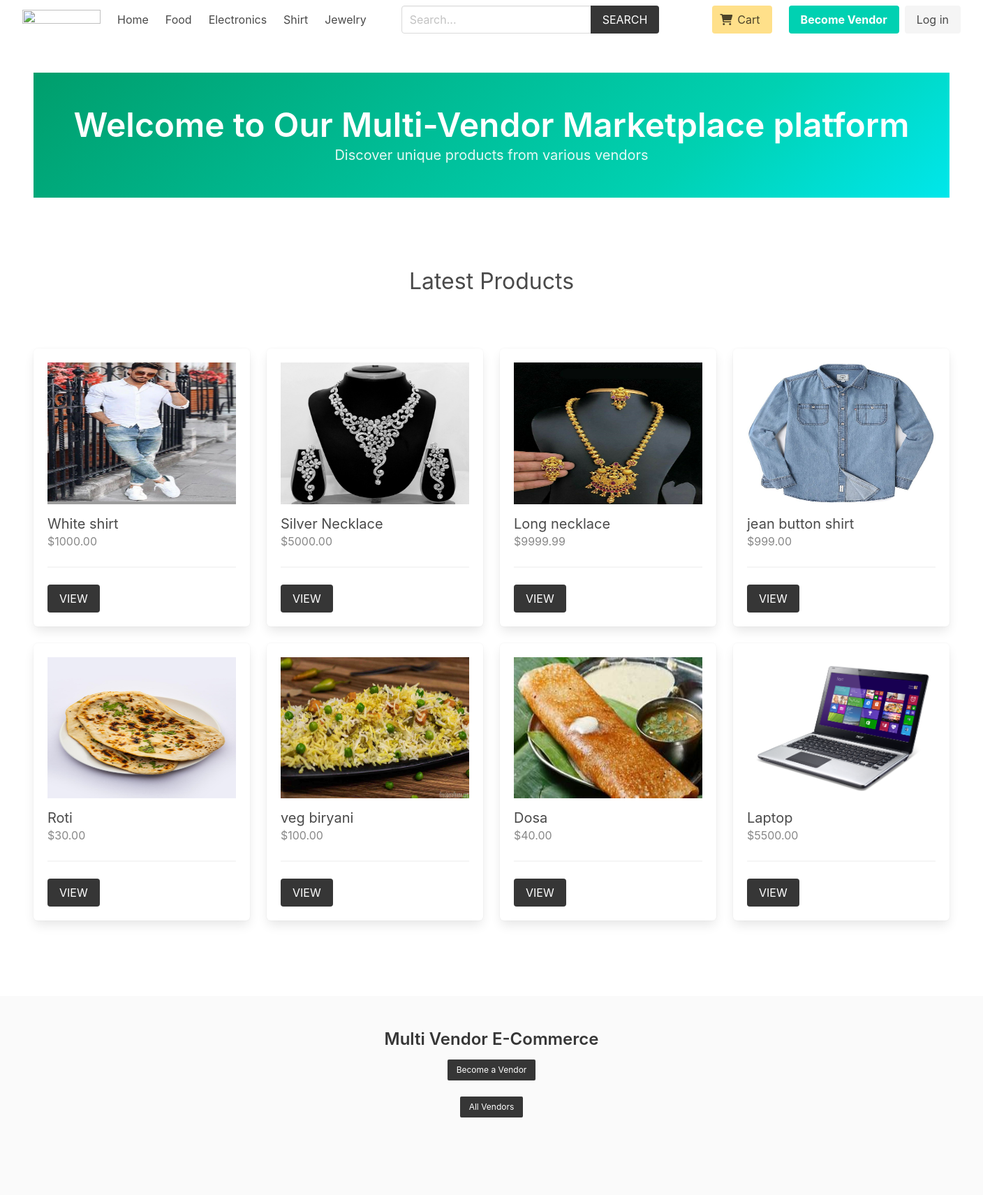
The page / on the database its author committed.
### product/models.py (models this page shows, shortened)
class Category(models.Model):
    title = models.CharField(max_length=50)
    slug = models.SlugField(max_length=55)
    ordering = models.IntegerField(default=0)
    class Meta:
        ordering = ['ordering']

class Product(models.Model):
    category = models.ForeignKey(Category, related_name='products', on_delete=models.CASCADE)
    vendor = models.ForeignKey(Vendor, related_name="products", on_delete=models.CASCADE)
    title = models.CharField(max_length=50)
    slug = models.SlugField(max_length=55)
    description = models.TextField(blank=True, null=True)
    price = models.DecimalField(max_digits=6, decimal_places=2)
    added_date = models.DateTimeField(auto_now_add=True)
    image = models.ImageField(upload_to='uploads/', blank=True, null=True)
    thumbnail = models.ImageField(upload_to='uploads/', blank=True, null=True) # Change uploads to thumbnails
    class Meta:
        ordering = ['-added_date']
    def get_thumbnail(self):
        if self.thumbnail:
            return self.thumbnail.url

### core/views.py (the view)
# urls.py: path('', views.frontpage, name="home"),
def frontpage(request):
    newest_products = Product.objects.all()[0:8]
    context = {
        'newest_products': newest_products,
    }
    return render(request, 'core/frontpage.html', context)

### cart/cart.py (called while the page is built)
    def __len__(self):
        return sum(item['quantity'] for item in self.cart.values())

### cart/context_processors.py (called while the page is built)
def cart(request):
    return {'cart': Cart(request)}

### product/context_processors.py (called while the page is built)
def menu_categories(request):
    categories = Category.objects.all()
    return {'categories': categories}

### templates/core/frontpage.html (shortened to what this page needs)
{% extends 'core/base.html' %}
{% block content %}
    <div class="hero is-primary is-bold">
        <div class="hero-body">
            <div class="container has-text-centered">
                <h1 class="title is-1">Welcome to Our Multi-Vendor Marketplace platform</h1>
                <p class="subtitle">Discover unique products from various vendors</p>
            </div>
        </div>
    </div>
    <div class="container mt-6">
        <div class="columns is-multiline mb-6">
            <div class="column is-12 has-text-centered mt-6 mb-6">
                <h2 class="is-size-3">Latest Products</h2>
            </div>
            {% for product in newest_products %}
                {% include 'product/parts/list_item.html' %}
            {% endfor %}
        </div>
    </div>
{% endblock content %}

### templates/core/base.html (shortened to what this page needs)
{% load static %}
<!DOCTYPE html>
<html lang="en">
<head>
    <link rel="stylesheet" href="https://cdn.jsdelivr.net/npm/bulma@0.9.2/css/bulma.min.css">
    <link rel="stylesheet" href="https://cdnjs.cloudflare.com/ajax/libs/font-awesome/6.0.0-beta3/css/all.min.css">
    <link rel="stylesheet" href="{% static 'css/main.css' %}">
</head>
<body>
    <div class="container">
        <nav class="navbar" role="navigation" aria-label="main navigation">
            <div class="navbar-brand">
                <a class="navbar-item" href="{% url 'core:home' %}">
                <img src="https://2.bp.blogspot.com/-mkVne3V2tzY/Xfo99c80KUI/AAAAAAAAD_c/9EbC4qu-fYAeVjLi3ONzRZ-osIW4H3qBACK4BGAYYCw/s1600/Vijay%2BThapa%2BLogo%2BHD.png" width="112" height="28">
                </a>
            </div>
            <div id="navbarBasicExample" class="navbar-menu">
                <div class="navbar-start">
                <a class="navbar-item" href="{% url 'core:home' %}">
                    Home
                </a>
                {% for category in categories %}
                    <a class="navbar-item" href="{% url 'product:category' category.slug %}">
                        {{category.title}}
                    </a>
                {% endfor %}
                </div>
                <div class="navbar-start">
                    <div class="navbar-item">
                        <form method="get" action="{% url 'product:search' %}">
                            <div class="field has-addons">
                                <div class="control">
                                    <input type="search" name="query" id="" class="input" placeholder="Search...">
                                </div>
                                <div class="control">
                                    <button class="button is-dark is-uppercase">Search</button>
                                </div>
                            </div>
                        </form>
                    </div>
                </div>
                <div class="navbar-end">
                <div class="navbar-item">
                    <a href="{% url 'cart:cart' %}" class="button is-warning">
                        <span class="icon">
                            <i class="fas fa-shopping-cart"></i>
                        </span>
                        <span>Cart {% if cart %}({{cart|length}}){% endif %}</span>
                    </a>
                </div>
                {% if request.user.is_authenticated %}
                <div class="navbar-item has-dropdown is-hoverable">
                    <a class="navbar-link is-capitalized">
                    {{user.vendor.name}}
                    </a>
                    <div class="navbar-dropdown">
                    <a class="navbar-item" href="{% url 'vendor:vendor-admin' %}">
                        <span class="icon"><i class="fas fa-user"></i></span>
                        <span>Profile</span>
                    </a>
                    <a class="navbar-item" href="{% url 'vendor:edit-vendor' %}">
                        <span class="icon"><i class="fas fa-edit"></i></span>
                        <span>Update Profile</span>
                    </a>
                    <a class="navbar-item" href="{% url 'vendor:add-product' %}">
                        <span class="icon"><i class="fas fa-plus"></i></span>
                        <span>Add Product</span>
                    </a>
                    <hr class="navbar-divider">
                    <a class="navbar-item" href="{% url 'vendor:logout' %}">
                        <span class="icon"><i class="fas fa-sign-out-alt"></i></span>
                        <span>Logout</span>
                    </a>
                    </div>
                </div>
                {% else %}
                <div class="navbar-item">
                    <div class="buttons">
                        <a class="button is-primary" href="{% url 'vendor:become-vendor' %}">
                            <strong>Become Vendor</strong>
                        </a>
                        <a class="button is-light" href="{% url 'vendor:login' %}">
                            Log in
                        </a>
                    </div>
                </div>
                {% endif %}
                </div>
            </div>
            </nav>
    </div>
    <section class="section">
        <div class="container">
            {% block content %}{% endblock content %}
        </div>
    </section>
    <footer class="footer">
        <div class="container">
            <div class="content has-text-centered">
                <h3 class="is-size-4 mb-4">Multi Vendor E-Commerce</h3>
                {% if request.user.is_authenticated %}
                    <a href="{% url 'vendor:vendor-admin' %}" class="button is-dark is-small">Vendor Admin</a>
                {% else %}
                    <a href="{% url 'vendor:become-vendor' %}" class="button is-dark is-small">Become a Vendor</a>
                {% endif %}
                <br>
                <a href="{% url 'vendor:vendors' %}" class="button is-dark is-small mt-2">All Vendors</a>
            </div>
        </div>
    </footer>
</body>
</html>

### templates/product/parts/list_item.html
<div class="column is-3 product-list-item">
    <div class="box">
        <figure class="image is-4by3 mb-4">
            <img src="{{ product.get_thumbnail }}" alt="{{product.title}}">
        </figure>
        <h2 class="subtitle">{{product.title}}</h2>
        <h3 class="price is-size-6 mb-5">${{product.price}}</h3>
        <hr>
        <a href="{% url 'product:product' product.category.slug product.slug %}" class="button is-dark is-uppercase">View</a>
    </div>
</div>

### core/static/css/main.css (style rules this page uses)
.footer a { margin-bottom: 15px; display: inline-block; color: #444; }
.product-list-item .box .subtitle { margin-bottom: 0; }
.product-list-item .box .price { color: #888; }

### rows shown on the page
Category: title "Food"
Category: title "Electronics"
Category: title "Shirt"
Category: title "Jewelry"
Product: get_thumbnail (picture), title "White shirt", price "1000.00"
Product: get_thumbnail (picture), title "Silver Necklace", price "5000.00"
Product: get_thumbnail (picture), title "Long necklace", price "9999.99"
Product: get_thumbnail (picture), title "jean button shirt", price "999.00"
Product: get_thumbnail (picture), title "Roti", price "30.00"
Product: get_thumbnail (picture), title "veg biryani", price "100.00"
Product: get_thumbnail (picture), title "Dosa", price "40.00"
Product: get_thumbnail (picture), title "Laptop", price "5500.00"
